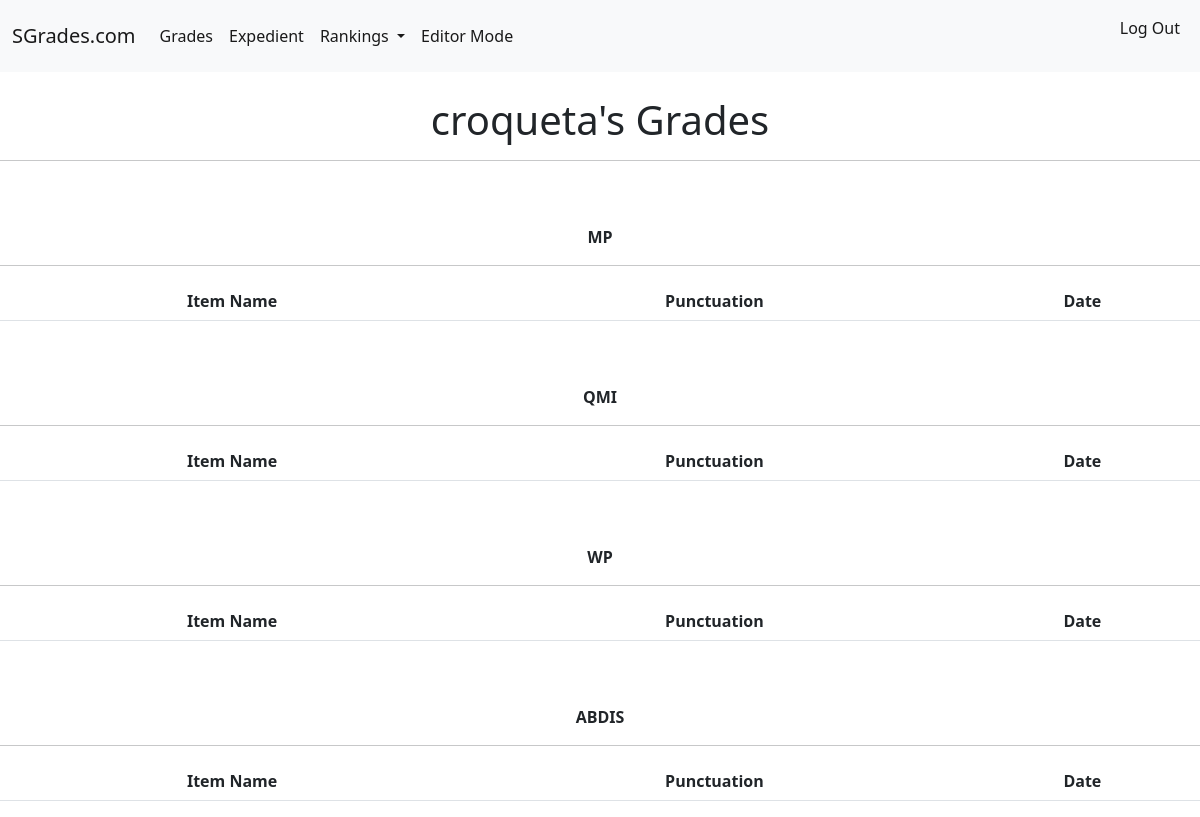
/grades/ (signed in), run on the app's committed database.
### SGrades/models.py (models this page shows, shortened)
class Grade(models.Model):
    Student = models.ForeignKey(Student, on_delete=models.CASCADE)
    Subject_Grades = models.ForeignKey(Subject, on_delete=models.CASCADE)
    Mean = models.FloatField(editable=False, default=0)
    class Meta:
        unique_together = (('Student', 'Subject_Grades'),)

class Subject(models.Model):
    NAMES = (
        ('IR', 'Ingenirería de Requisitos'),
        ('MP', 'Modelos de Proceso'),
        ('QMI', 'Gestión y mejora de la calidad'),
        ('WP', 'Proyecto Web'),
        ('ABDIS', 'Ampliación de bases de datos e Ingeniería del Software'),
    )
    COURSES = (
        ('3', 'Tercer curso'),
    )
    Subject_Name = models.CharField(primary_key=True, choices=NAMES, max_length=5)
    Course = models.CharField(choices=COURSES, max_length=1)
    Best_Student = models.ForeignKey(Student, on_delete=models.CASCADE, editable=False)

### SGrades/views.py (the view)
# urls.py: path('grades/', GradesView, name='Grades'),
def GradesView(request):
    try:
        current_student = User.objects.get(username=request.user)
    except:
        context = {}
        return render(request, 'grades.html', context)
    missing_user = True
    Student_list = Student.objects.all()
    for student in Student_list:
        if current_student.username == student.Name:
            missing_user = False
    Submit_list = Submit.objects.all()
    Grades_list = Grade.objects.all()
    context = {
        'Submit_list': Submit_list,
        'Grades_list': Grades_list,
        'missing_user': missing_user,
        'current_student': current_student.username,
    }
    return render(request, 'grades.html', context)

### templates/grades.html (shortened to what this page needs)
{% extends 'base.html' %}
{% block content %}
    {% if missing_user %}
        <br>
        <h1 style="text-align:center">
            {{ current_student }}, you don't have any data.
        </h1>
        <hr>
    {% else %}
        {% if user.is_authenticated %}
            <h1 style="text-align:center">
                {{ current_student }}'s Grades
            </h1>
            <hr>
            {% for grades in Grades_list %}
                {% if grades.Student.Name == current_student %}
                    <table class="table">
                        <thead>
                            <br><br>
                            <p style="text-align:center">
                                <b>
                                    {{grades.Subject_Grades.Subject_Name}}
                                </b>
                            </p>
                            <hr>
                            <tr style="text-align:center">
                            <th scope="col">Item Name</th>
                            <th scope="col">Punctuation</th>
                            <th scope="col">Date</th>
                            </tr>
                        </thead>
                    </table>
                {% endif %}
            {% endfor %}
        {% endif %}
    {% endif %}
{% endblock content %}

### data on the page
Grade: Subject_Grades.Subject_Name "MP"
Grade: Subject_Grades.Subject_Name "QMI"
Grade: Subject_Grades.Subject_Name "WP"
Grade: Subject_Grades.Subject_Name "ABDIS"

### other printed values
{{ current_student }} "croqueta"
